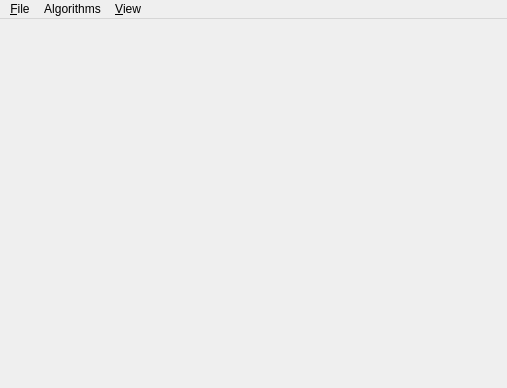
<?xml version="1.0" encoding="UTF-8"?>
<ui version="4.0">
 <class>MainWindow</class>
 <widget class="QMainWindow" name="MainWindow">
  <property name="geometry">
   <rect>
    <x>0</x>
    <y>0</y>
    <width>507</width>
    <height>388</height>
   </rect>
  </property>
  <property name="windowTitle">
   <string>3D Viewer</string>
  </property>
  <property name="windowIcon">
   <iconset resource="polyhedron.qrc">
    <normaloff>:/icons/cgal_logo.xpm</normaloff>:/icons/cgal_logo.xpm</iconset>
  </property>
  <property name="locale">
   <locale language="English" country="UnitedStates"/>
  </property>
  <widget class="QWidget" name="centralwidget">
   <layout class="QGridLayout">
    <item row="0" column="1">
     <widget class="Viewer" name="viewer" native="true">
      <property name="locale">
       <locale language="English" country="UnitedStates"/>
      </property>
     </widget>
    </item>
   </layout>
  </widget>
  <widget class="QMenuBar" name="menubar">
   <property name="geometry">
    <rect>
     <x>0</x>
     <y>0</y>
     <width>507</width>
     <height>22</height>
    </rect>
   </property>
   <widget class="QMenu" name="menuFile">
    <property name="title">
     <string>&amp;File</string>
    </property>
    <addaction name="actionOpen"/>
    <addaction name="actionSave"/>
    <addaction name="actionSaveNormals"/>
    <addaction name="actionReset"/>
    <addaction name="separator"/>
    <addaction name="actionQuit"/>
   </widget>
   <widget class="QMenu" name="menuView">
    <property name="title">
     <string>&amp;View</string>
    </property>
    <addaction name="actionView_ball"/>
    <addaction name="actionView_edges"/>
    <addaction name="actionView_facets"/>
    <addaction name="actionView_pointcloud"/>
    <addaction name="actionView_smooth"/>
    <addaction name="actionView_vectorfield"/>
    <addaction name="actionView_intersections"/>
   </widget>
   <widget class="QMenu" name="menuAlgorithms">
    <property name="title">
     <string>Algorithms</string>
    </property>
    <addaction name="actionVectorField"/>
    <addaction name="actionNsteps"/>
    <addaction name="actionAddNoise"/>
    <addaction name="actionEllipsoid"/>
    <addaction name="separator"/>
    <addaction name="actionChangeRadius"/>
   </widget>
   <addaction name="menuFile"/>
   <addaction name="menuAlgorithms"/>
   <addaction name="menuView"/>
  </widget>
  <action name="actionQuit">
   <property name="text">
    <string>&amp;Quit</string>
   </property>
   <property name="shortcut">
    <string>Ctrl+Q</string>
   </property>
  </action>
  <action name="actionView_edges">
   <property name="checkable">
    <bool>true</bool>
   </property>
   <property name="checked">
    <bool>true</bool>
   </property>
   <property name="text">
    <string>Balls edges</string>
   </property>
   <property name="shortcut">
    <string>E</string>
   </property>
  </action>
  <action name="actionOpen">
   <property name="text">
    <string>Open...</string>
   </property>
  </action>
  <action name="actionView_smooth">
   <property name="checkable">
    <bool>true</bool>
   </property>
   <property name="checked">
    <bool>false</bool>
   </property>
   <property name="text">
    <string>Smooth</string>
   </property>
   <property name="shortcut">
    <string>S</string>
   </property>
  </action>
  <action name="actionVectorField">
   <property name="text">
    <string>Compute gradients</string>
   </property>
  </action>
  <action name="actionDualize">
   <property name="text">
    <string>Dualize</string>
   </property>
  </action>
  <action name="actionView_pointcloud">
   <property name="checkable">
    <bool>true</bool>
   </property>
   <property name="checked">
    <bool>true</bool>
   </property>
   <property name="text">
    <string>Point clouds</string>
   </property>
   <property name="shortcut">
    <string>P</string>
   </property>
  </action>
  <action name="actionReset">
   <property name="text">
    <string>Reset</string>
   </property>
   <property name="shortcut">
    <string>R</string>
   </property>
  </action>
  <action name="actionView_facets">
   <property name="checkable">
    <bool>true</bool>
   </property>
   <property name="checked">
    <bool>false</bool>
   </property>
   <property name="enabled">
    <bool>true</bool>
   </property>
   <property name="text">
    <string>Balls facets</string>
   </property>
   <property name="shortcut">
    <string>F</string>
   </property>
  </action>
  <action name="actionView_vectorfield">
   <property name="checkable">
    <bool>true</bool>
   </property>
   <property name="checked">
    <bool>true</bool>
   </property>
   <property name="text">
    <string>Vector field</string>
   </property>
   <property name="shortcut">
    <string>V</string>
   </property>
  </action>
  <action name="actionNsteps">
   <property name="text">
    <string>N steps</string>
   </property>
  </action>
  <action name="actionView_ball">
   <property name="checkable">
    <bool>true</bool>
   </property>
   <property name="checked">
    <bool>false</bool>
   </property>
   <property name="text">
    <string>Ball</string>
   </property>
   <property name="iconText">
    <string>ss</string>
   </property>
   <property name="statusTip">
    <string/>
   </property>
   <property name="shortcut">
    <string>B</string>
   </property>
  </action>
  <action name="actionAddNoise">
   <property name="text">
    <string>Add noise</string>
   </property>
  </action>
  <action name="actionEllipsoid">
   <property name="text">
    <string>Ellipsoid</string>
   </property>
  </action>
  <action name="actionView_intersections">
   <property name="checkable">
    <bool>true</bool>
   </property>
   <property name="checked">
    <bool>true</bool>
   </property>
   <property name="text">
    <string>Intersections</string>
   </property>
   <property name="shortcut">
    <string>I</string>
   </property>
  </action>
  <action name="actionRadius">
   <property name="text">
    <string>Radius</string>
   </property>
  </action>
  <action name="actionChangeRadius">
   <property name="text">
    <string>Change radius</string>
   </property>
  </action>
  <action name="actionSave">
   <property name="text">
    <string>Save</string>
   </property>
  </action>
  <action name="actionSaveNormals">
   <property name="text">
    <string>Save with normals</string>
   </property>
  </action>
 </widget>
 <customwidgets>
  <customwidget>
   <class>Viewer</class>
   <extends>QWidget</extends>
   <header>viewer.h</header>
  </customwidget>
 </customwidgets>
 <resources>
  <include location="polyhedron.qrc"/>
 </resources>
 <connections/>
</ui>
